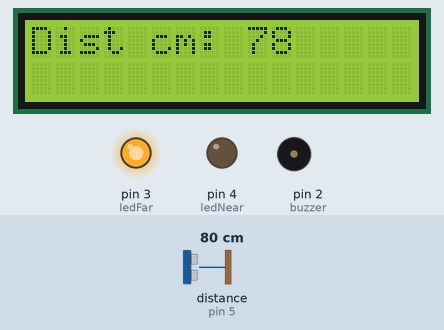
Simulated run of this sketch. Board: Arduino Uno, built with avr-gcc and run on an emulated ATmega328P. On the bench: 16×2 character LCD, output pins drawn as LEDs (lit = HIGH), buzzer (waves = sounding). Wiring (inferred from the names in the program): ultrasonic range finder: trigger pin 6; echo pin 5. The test bench sets the inputs (shaded band); at power-on: distance to the obstacle (sensor on pin 5) 80 cm. The echo pulse lasts 58.3 µs per cm; pins used as bus, display or sensor lines are not drawn; what the sketch prints to the serial monitor is not drawn.

Above: at 3.2 s.
3.3 s: distance to the obstacle (sensor on pin 5) set to 25 cm
At 4.5 s:
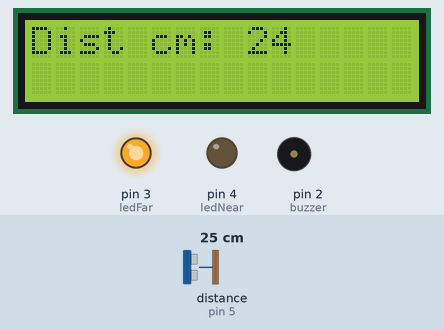
5.5 s: distance to the obstacle (sensor on pin 5) set to 20 cm
At 7.2 s:
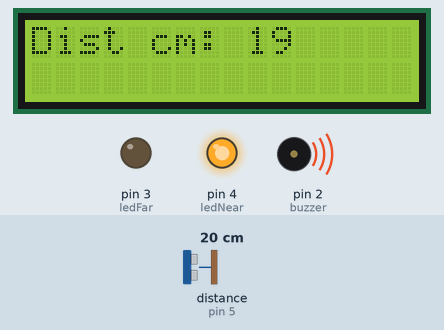
7.5 s: distance to the obstacle (sensor on pin 5) set to 2 cm
At 9.3 s:
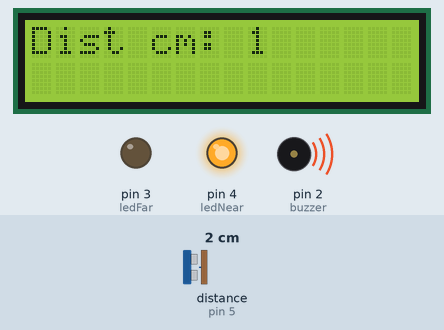
Timing chart, 0 to 10.8 s (numbered marks = the images above; inputs shaded):
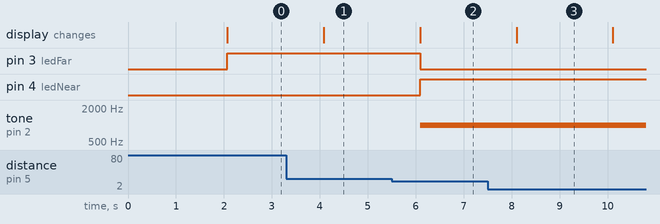

The sketch:

Arduino_Ultersonic_Sensor.ino
```cpp
#include <LiquidCrystal.h>

LiquidCrystal lcd(12, 11, 10, 9, 8, 7);

const int trigPin = 6;
const int echoPin = 5;

const int ledNear = 4;
const int ledFar = 3;
const int buzzer = 2;

const int nearThreshold = 20;
// Distance in cm to trigger near alert

long duration;
int distance;

void setup() {
  Serial.begin(9600);

  pinMode(trigPin, OUTPUT);
  pinMode(echoPin, INPUT);
  pinMode(ledNear, OUTPUT);
  pinMode(ledFar, OUTPUT);
  pinMode(buzzer, OUTPUT);

  lcd.begin(16, 2);
  lcd.print("Dist Monitor");
  delay(2000);
  lcd.clear();
}

void loop() {
  digitalWrite(trigPin, LOW);
  delayMicroseconds(2);
  digitalWrite(trigPin, HIGH);
  delayMicroseconds(10);
  digitalWrite(trigPin, LOW);

  duration = pulseIn(echoPin, HIGH);

  distance = duration * 0.034 / 2;

  Serial.print("Distance: ");
  Serial.print(distance);
  Serial.println(" cm");

  lcd.setCursor(0, 0);
  lcd.print("Dist cm: ");
  lcd.print(distance);
  lcd.print("    ");

  if (distance <= nearThreshold) {
    digitalWrite(ledNear, HIGH);
    digitalWrite(ledFar, LOW);
    tone(buzzer, 1000);
  } else {
    digitalWrite(ledNear, LOW);
    digitalWrite(ledFar, HIGH);
    noTone(buzzer);
  }

  delay(1000);
}
```

Measured:
- the behaviour switches between 22 and 21 cm on distance to the obstacle (sensor on pin 5) (found by bisection; images 1 and 2)
- after the input at 3.3 s, the display: changes after 0.79 s (image 1)
- after the input at 5.5 s, pin 3 (ledFar): HIGH → LOW after 0.59 s; pin 4 (ledNear): LOW → HIGH after 0.59 s; tone on pin 2 (buzzer): silent → 1000 Hz after 0.59 s; the display: changes after 0.59 s (image 2)
- after the input at 7.5 s, the display: changes after 0.60 s (image 3)
